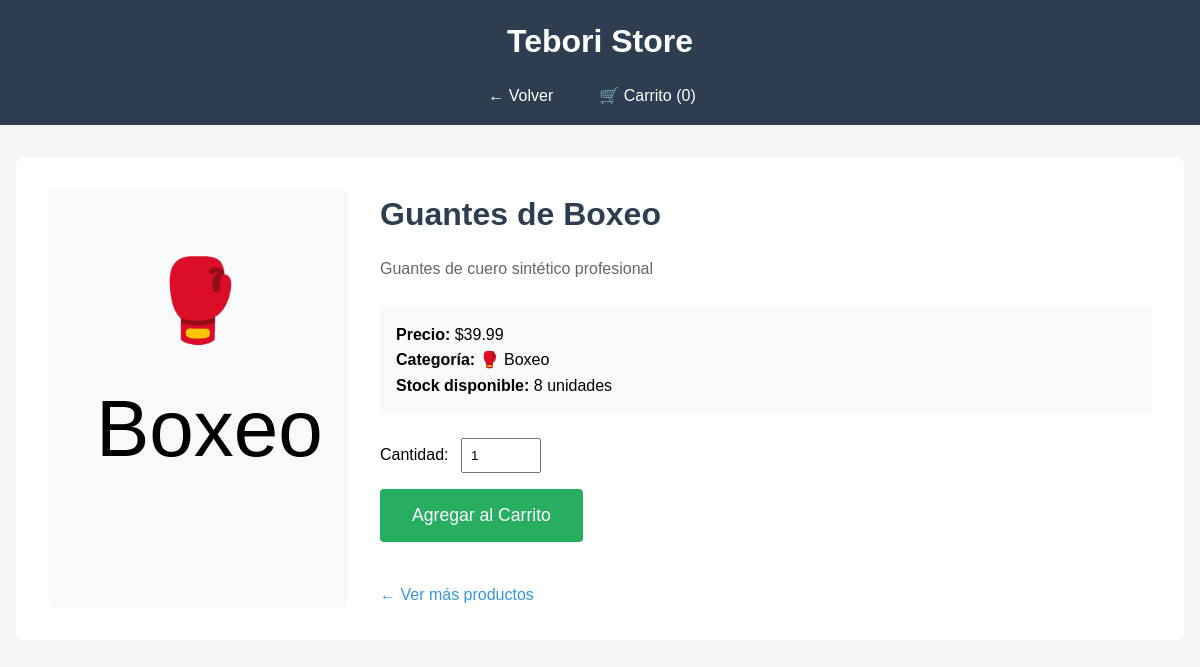
The app's page /ver_producto.php?id=2 with its own data.
### tables this page shows
CREATE TABLE `productos` (
  `id` int(11) NOT NULL,
  `nombre` varchar(200) NOT NULL,
  `descripcion` text DEFAULT NULL,
  `precio` decimal(10,2) NOT NULL,
  `categoria` varchar(50) NOT NULL,
  `stock` int(11) DEFAULT 0,
  `imagen` varchar(255) DEFAULT 'default.jpg',
  `fecha_creacion` timestamp NOT NULL DEFAULT current_timestamp(),
  `activo` tinyint(1) DEFAULT 1
);

### datos.php (called while the page is built, shortened)
<?php
$database = new Database();
$conn = $database->getConnection();
$categorias = array(
    'pesas' => '🏋️ Pesas',
    'boxeo' => '🥊 Boxeo',
    'cardio' => '🏃 Cardio',
    'yoga' => '🧘 Yoga',
    'suplementos' => '💊 Suplementos',
    'ropa' => '👕 Ropa Deportiva'
);
function obtenerProductos($conn, $categoria_filtro = null) {
    $query = "SELECT * FROM productos WHERE activo = 1";
    $query .= " ORDER BY fecha_creacion DESC";
    $stmt = $conn->prepare($query);
    $stmt->execute();
    return $stmt->fetchAll(PDO::FETCH_ASSOC);
}
$productos_array = obtenerProductos($conn);
$productos = array();
foreach ($productos_array as $producto) {
    $productos[$producto['id']] = $producto;
}
$total_carrito = 0;
?>

### ver_producto.php (the view, shortened to what this page needs)
<?php
include 'datos.php';
$id_producto = isset($_GET['id']) ? intval($_GET['id']) : 0;
$producto = null;
if (isset($productos[$id_producto])) {
    $producto = $productos[$id_producto];
}
?>
<!DOCTYPE html>
<html lang="es">
<head>
    <link rel="stylesheet" href="estilo.css">
</head>
<body>
    <div class="encabezado" style="text-align:center;">
        <h1 >Tebori Store</h1>
        <div class="menu">
            <a href="index.php">← Volver</a>
            <a href="carrito.php">🛒 Carrito (<?php echo $total_carrito; ?>)</a>
        </div>
    </div>
    <div class="contenedor">
        <div class="detalle-producto">
            <div class="detalle-imagen">
                <?php
                if (isset($categorias[$producto['categoria']])) {
                    echo $categorias[$producto['categoria']];
                } else {
                    echo ' ';
                }
                ?>
            </div>
            <div class="detalle-info">
                <h1><?php echo htmlspecialchars($producto['nombre']); ?></h1>
                <p class="descripcion"><?php echo htmlspecialchars($producto['descripcion']); ?></p>
                <div class="detalles">
                    <p><strong>Precio:</strong> $<?php echo number_format($producto['precio'], 2); ?></p>
                    <p><strong>Categoría:</strong>
                        <?php
                        if (isset($categorias[$producto['categoria']])) {
                            echo $categorias[$producto['categoria']];
                        } else {
                            echo $producto['categoria'];
                        }
                        ?>
                    </p>
                    <p><strong>Stock disponible:</strong> <?php echo $producto['stock']; ?> unidades</p>
                </div>
                <form action="agregar_carrito.php" method="POST" class="form-carrito">
                    <div class="cantidad">
                        <label>Cantidad:</label>
                        <input type="number" name="cantidad" value="1" min="1" max="<?php echo $producto['stock']; ?>">
                    </div>
                    <button type="submit" class="btn-agregar">Agregar al Carrito</button>
                </form>
                <a href="index.php" class="btn-volver">← Ver más productos</a>
            </div>
        </div>
    </div>
</body>
</html>

### estilo.css (style rules this page uses)
* { margin: 0; padding: 0; box-sizing: border-box; }
body { font-family: Arial, sans-serif; line-height: 1.6; background: #f5f5f5; }
.encabezado { background: #2c3e50; color: white; padding: 1rem; margin-bottom: 1rem; }
.encabezado h1 { margin-bottom: 0.5rem; }
.menu { margin-top: 1rem; }
.menu a, .menu span { color: white; margin-right: 1rem; text-decoration: none; padding: 0.3rem 0.8rem; border-radius: 4px; }
.contenedor { max-width: 1200px; margin: 0 auto; padding: 0 1rem; }
.detalle-producto { display: grid; grid-template-columns: 300px 1fr; gap: 2rem; background: white; padding: 2rem; border-radius: 8px; margin: 2rem 0; }
.detalle-imagen { font-size: 5rem; text-align: center; background: #f8f9fa; padding: 3rem; border-radius: 8px; }
.detalle-info h1 { margin-bottom: 1rem; color: #2c3e50; }
.descripcion { color: #666; margin-bottom: 1.5rem; line-height: 1.6; }
.detalles { background: #f8f9fa; padding: 1rem; border-radius: 4px; margin-bottom: 1.5rem; }
.form-carrito { margin: 1.5rem 0; }
.cantidad { margin-bottom: 1rem; }
.cantidad input { width: 80px; padding: 0.5rem; margin-left: 0.5rem; }
.btn-agregar { background: #27ae60; color: white; border: none; padding: 1rem 2rem; font-size: 1.1rem; border-radius: 4px; cursor: pointer; }
.btn-volver { display: inline-block; color: #3498db; text-decoration: none; margin-top: 1rem; }

### records on screen
productos: categoria "🥊 Boxeo", nombre "Guantes de Boxeo", descripcion "Guantes de cuero sintético profesional", precio "39.99", stock "8"

### other values on screen
$total_carrito "0"
